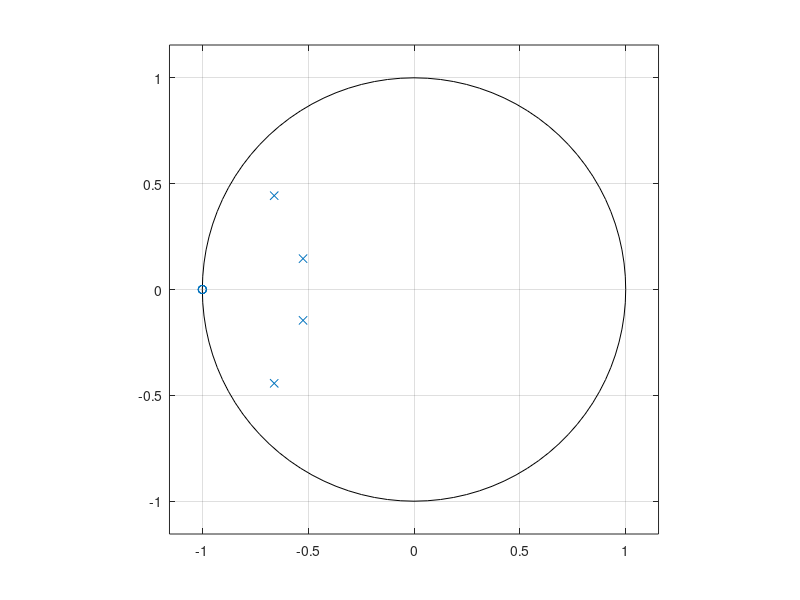
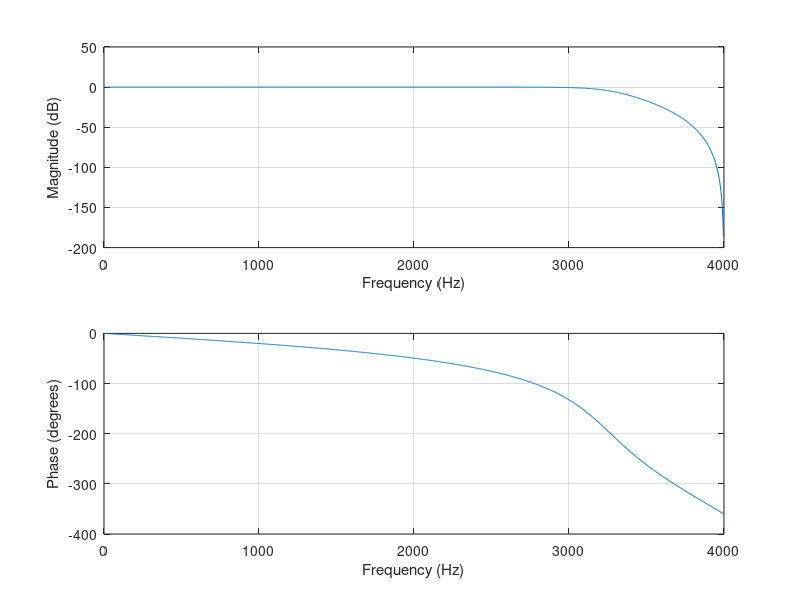

Here is the MATLAB script that generated these plots, in order: (Note: this script raises an error after producing the figures.)
% Small intro to discrete time system analysis in Octave/MATLAB
% By Jacques Berg
%
% Beginning of your Octave session you need to load the signal processing package to the memory
%   pkg load signal

% Designing filter from analog counterparts is easy with Octave/MATLAB
fc = 3200;  % 3200 Hz is the -3dB point
Fs = 8000;
[b_q1,a_q1] = butter(4, fc/(Fs/2));
figure(1); zplane(b_q1, a_q1);
figure(2); freqz(b_q1, a_q1, 1024, Fs);

% Reading .wav file
audioinfo('SecretCode.wav')
[y,fs] = audioread('SecretCode.wav');

% By default, sound uses 8-bit samples. In some cases the dynamic ratio in this case is not enough,
% therefore 16-bit output samples are needed
sound(y*2, fs, 16);

% First analysis of a signal using spectrogram
figure(3); specgram(y(:,1),512,fs)

% If you have signal represented as a simple space separated values like
% -1.24657681e+00 -1.04302578e+00 1.20551121e+00 2.00467103e+00 ...
% you can use simple load() function to read the file containing those values to your Octave/MATLAB variable like
s = load("message");

% AM modulation
% AM is done by multipying the sinusoidal signal with the modulating signal in time domain
fc = 2000;
n = 0:4096;
s_mod = cos(2*pi*500/Fs*n);
s_am = (1+s_mod).*cos(2*pi*fc/Fs*n);
% from the lecture 3 we found that multiplication is time domain is convolution in frequency domain
% (and multiplication in frequency domain (this is what a filter do) is convolution is time domain (this what DSP processor is doing)
figure(4); spk(s_am, fs);
% demodulation can be done using a product detector (https://en.wikipedia.org/wiki/Product_detector)
